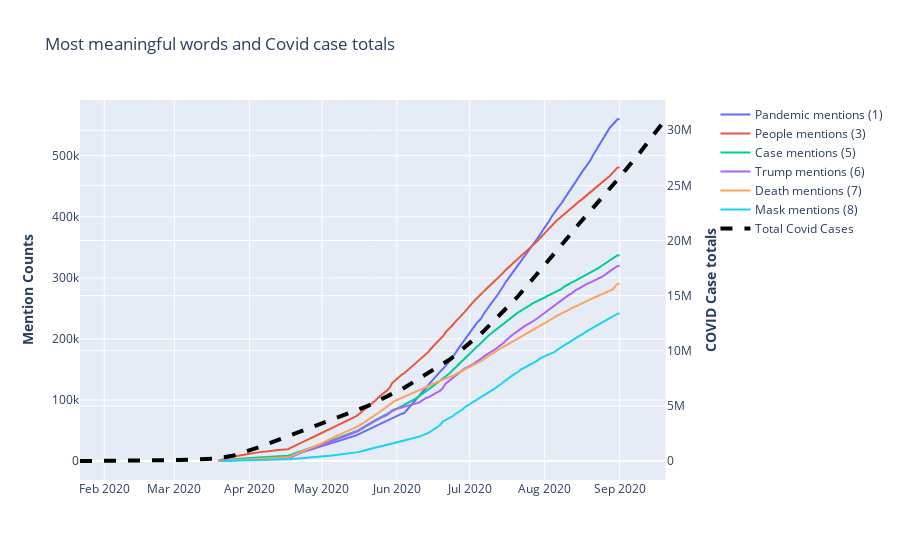

Here is the notebook cell this chart was saved with:
### Markdown cell above
## Top 6 most meaningful words within the Top 10 most mentioned
- There were several highly mentioned terms such as 'ha', and 'wa' that were removed from this list as they were not deemed to be particularly meaningful.

### Code cell
gp1.words_linechart_two()

### Figure 1 — Plotly figure (JSON) as saved in the notebook; plotly's stock layout.template omitted (floating-point values rounded to 4 significant figures; data arrays with more than 128 entries replaced by an {"elided": "..."} marker saying what was removed)
{"data": [{"name": "Pandemic mentions (1)", "type": "scatter", "x": {"elided": "167 str values"}, "xaxis": "x", "y": {"elided": "167 int values"}, "yaxis": "y"}, {"name": "People mentions (3)", "type": "scatter", "x": {"elided": "167 str values"}, "xaxis": "x", "y": {"elided": "167 int values"}, "yaxis": "y"}, {"name": "Case mentions (5)", "type": "scatter", "x": {"elided": "167 str values"}, "xaxis": "x", "y": {"elided": "167 int values"}, "yaxis": "y"}, {"name": "Trump mentions (6)", "type": "scatter", "x": {"elided": "167 str values"}, "xaxis": "x", "y": {"elided": "167 int values"}, "yaxis": "y"}, {"name": "Death mentions (7)", "type": "scatter", "x": {"elided": "167 str values"}, "xaxis": "x", "y": {"elided": "167 int values"}, "yaxis": "y"}, {"name": "Mask mentions (8)", "type": "scatter", "x": {"elided": "166 str values"}, "xaxis": "x", "y": {"elided": "166 int values"}, "yaxis": "y"}, {"line": {"color": "black", "dash": "dash", "width": 4}, "name": "Total Covid Cases", "type": "scatter", "x": {"elided": "243 str values"}, "xaxis": "x", "y": {"elided": "243 int values"}, "yaxis": "y2"}], "layout": {"title": {"text": "Most meaningful words and Covid case totals"}, "xaxis": {"anchor": "y", "domain": [0, 0.94]}, "yaxis": {"anchor": "x", "domain": [0, 1], "title": {"text": "<b>Mention Counts</b>"}}, "yaxis2": {"anchor": "x", "overlaying": "y", "side": "right", "title": {"text": "<b>COVID Case totals</b>"}}}}
